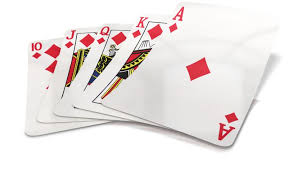
#> input picture images.jpeg, 288 x 175 px, given in place of the camera
$ python colourDetection.py
#> lines starting #> are read from the running program, lines starting #| are printed output that depends on the picture; after the words box and inside, x2 and y2 are one past the last pixel; in counts of white or black regions, pixels touching at a corner belong together
import cv2
import numpy as np

frameWidth=300
frameHeight=400

cap=cv2.VideoCapture(0)
cap.set(3,frameWidth)
cap.set(4,frameHeight)

def empty(a):
    pass

cv2.namedWindow("HSV")
cv2.resizeWindow("HSV",640,340)
cv2.createTrackbar("HUE Min","HSV",0,179,empty)
#> slider 'HUE Min' is set to 35
cv2.createTrackbar("HUE Max","HSV",179,179,empty)
cv2.createTrackbar("SAT Min","HSV",0,255,empty)
#> slider 'SAT Min' is set to 51
cv2.createTrackbar("SAT Max","HSV",255,255,empty)
cv2.createTrackbar("VALUE Min","HSV",0,179,empty)
#> slider 'VALUE Min' is set to 35
cv2.createTrackbar("VALUE Max","HSV",255,255,empty)

while True:
    _,img =cap.read()
#> img is the input picture: shape (175, 288, 3); mean B, G, R 230.5, 231.7, 238.1
    imgHSV=cv2.cvtColor(img,cv2.COLOR_BGR2HSV)
#> imgHSV: shape (175, 288, 3); mean H, S, V 23.4, 12.4, 238.6

    h_min=cv2.getTrackbarPos("HUE Min","HSV")
    h_max=cv2.getTrackbarPos("HUE Max","HSV")
    s_min=cv2.getTrackbarPos("SAT Min","HSV")
    s_max=cv2.getTrackbarPos("SAT Max","HSV")
    v_min=cv2.getTrackbarPos("VALUE Min","HSV")
    v_max=cv2.getTrackbarPos("VALUE Max","HSV")

    lower=np.array([h_min,s_min,v_min])
    upper=np.array([h_max,s_max,v_max])

    mask=cv2.inRange(imgHSV,lower,upper)
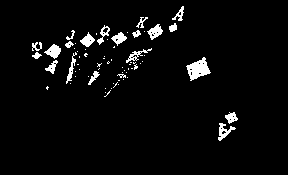
#> mask: shape (175, 288); 3.9% white; 68 white regions (47 under 20 px), largest, box (x1, y1, x2, y2) and area: (186, 57, 211, 81) 320, (44, 44, 61, 59) 140, (147, 24, 163, 40) 132

    result=cv2.bitwise_and(img,img,mask=mask)
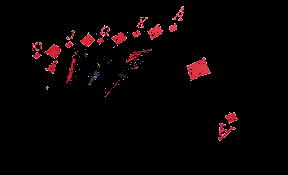
#> result: shape (175, 288, 3); mean B, G, R 3.2, 2.6, 7.7

    mask=cv2.cvtColor(mask,cv2.COLOR_GRAY2BGR)
    hstack=np.hstack([img,result,result])
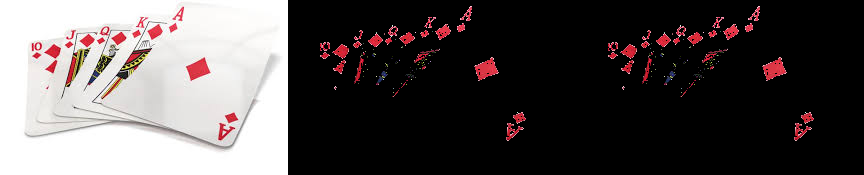
#> hstack: shape (175, 864, 3); mean B, G, R 79, 79, 84.5

    # [4 lines of commented-out code are left out]
    cv2.imshow("horizontal stack",hstack)

    if cv2.waitKey(1) & 0xFF == ord("q"):
#> (key q is pressed here)
        break

cap.release()
cv2.destroyAllWindows()
